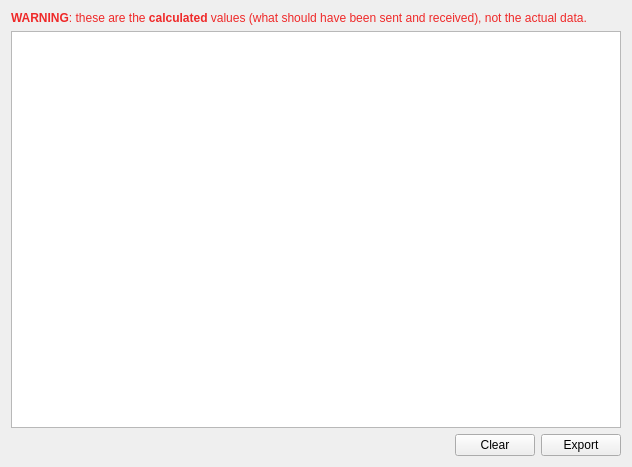
<?xml version="1.0" encoding="UTF-8"?>
<ui version="4.0">
 <class>LogWindow</class>
 <widget class="QWidget" name="LogWindow">
  <property name="geometry">
   <rect>
    <x>0</x>
    <y>0</y>
    <width>632</width>
    <height>467</height>
   </rect>
  </property>
  <property name="windowTitle">
   <string>Log</string>
  </property>
  <layout class="QVBoxLayout" name="verticalLayout">
   <item>
    <widget class="QLabel" name="label">
     <property name="text">
      <string>&lt;html&gt;&lt;head/&gt;&lt;body&gt;&lt;p&gt;&lt;span style=&quot; font-weight:600; color:#ef2929;&quot;&gt;WARNING&lt;/span&gt;&lt;span style=&quot; color:#ef2929;&quot;&gt;: these are the &lt;/span&gt;&lt;span style=&quot; font-weight:600; color:#ef2929;&quot;&gt;calculated&lt;/span&gt;&lt;span style=&quot; color:#ef2929;&quot;&gt; values (what should have been sent and received), not the actual data.&lt;/span&gt;&lt;/p&gt;&lt;/body&gt;&lt;/html&gt;</string>
     </property>
     <property name="wordWrap">
      <bool>true</bool>
     </property>
    </widget>
   </item>
   <item>
    <widget class="QTableWidget" name="logTable"/>
   </item>
   <item>
    <layout class="QHBoxLayout" name="horizontalLayout">
     <item>
      <spacer name="horizontalSpacer">
       <property name="orientation">
        <enum>Qt::Horizontal</enum>
       </property>
       <property name="sizeHint" stdset="0">
        <size>
         <width>40</width>
         <height>20</height>
        </size>
       </property>
      </spacer>
     </item>
     <item>
      <widget class="QPushButton" name="clearButton">
       <property name="text">
        <string>Clear</string>
       </property>
      </widget>
     </item>
     <item>
      <widget class="QPushButton" name="exportButton">
       <property name="text">
        <string>Export</string>
       </property>
      </widget>
     </item>
    </layout>
   </item>
  </layout>
 </widget>
 <resources/>
 <connections/>
</ui>
